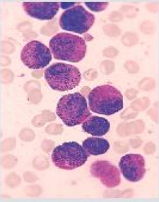
#> input picture original.png, 159 x 202 px
$ python enhance.py
#> lines starting #> are read from the running program, lines starting #| are printed output that depends on the picture; after the words box and inside, x2 and y2 are one past the last pixel; in counts of white or black regions, pixels touching at a corner belong together
#---------IVP MINI PROJECT---------------
#--------- Counting of RBCs Using Circular Hough Transform With Median Filtering------------
#--------- NISHAN JAIN 19EC01046--------------------
#--------- RB SURAJ 19EE01063-----------------------
import numpy as np
import cv2
import matplotlib.pyplot as plt

# read original image
image = cv2.imread("original.png")
#> image is the input picture: shape (202, 159, 3); mean B, G, R 196.8, 179, 218.6

# convert to gray scale image
gray = cv2.cvtColor(image, cv2.COLOR_BGR2GRAY)
cv2.imwrite('gray.png', gray)

# apply median filter for smoothing
blurM = cv2.medianBlur(gray, 5)
cv2.imwrite('blurM.png', blurM)

# apply gaussian filter for smoothing
blurG = cv2.GaussianBlur(gray, (9, 9), 0)
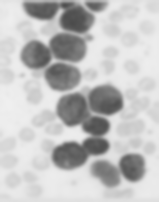
#> blurG: shape (202, 159); min 75, max 239, mean 192.8
cv2.imwrite('blurG.png', blurG)

# histogram equalization
histoNorm = cv2.equalizeHist(gray)
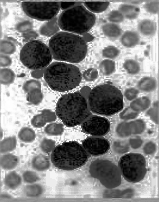
#> histoNorm: shape (202, 159); min 0, max 255, mean 129.9
cv2.imwrite('histoNorm.png', histoNorm)

# create a CLAHE object for
# Contrast Limited Adaptive Histogram Equalization (CLAHE)
clahe = cv2.createCLAHE(clipLimit = 2.0, tileGridSize=(8, 8))
claheNorm = clahe.apply(gray)
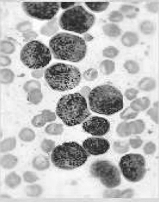
#> claheNorm: shape (202, 159); min 28, max 255, mean 186.2
cv2.imwrite('claheNorm.png', claheNorm)


# contrast stretching
# Function to map each intensity level to output intensity level.
def pixelVal(pix, r1, s1, r2, s2):
	if (0 <= pix and pix <= r1):
		return (s1 / r1) * pix
	elif (r1 < pix and pix <= r2):
		return ((s2 - s1) / (r2 - r1)) * (pix - r1) + s1
	else:
		return ((255 - s2) / (255 - r2)) * (pix - r2) + s2


# Define parameters.

r1 = 70
s1 = 0
r2 = 200
s2 = 255

# Vectorize the function to apply it to each value in the Numpy array.
pixelVal_vec = np.vectorize(pixelVal)

# Apply contrast stretching.
contrast_stretched = pixelVal_vec(gray, r1, s1, r2, s2)
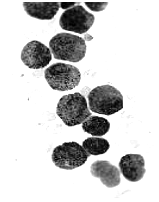
#> contrast_stretched: shape (202, 159) float64; min 0, max 255, mean 207.5
contrast_stretched_blurM = pixelVal_vec(blurM, r1, s1, r2, s2)
contrast_stretched_blurG = pixelVal_vec(blurG, r1, s1, r2, s2)
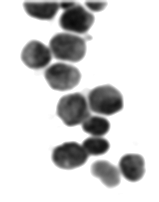
#> contrast_stretched_blurG: shape (202, 159) float64; min 9.81, max 255, mean 209.9
cv2.imwrite('contrast_stretch.png', contrast_stretched)
cv2.imwrite('contrast_stretch_blurM.png',contrast_stretched_blurM)
cv2.imwrite('contrast_stretch_blurG.png',contrast_stretched_blurG)

# edge detection using canny edge detector
edge = cv2.Canny(gray, 100, 200)
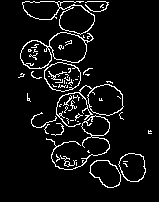
#> edge: shape (202, 159); 6.8% white in thin lines or dots, all inside (x1, y1, x2, y2) = (18, 1, 152, 188)
cv2.imwrite('edge.png', edge)

edgeG = cv2.Canny(blurG, 100, 200)
#> edgeG: shape (202, 159); 3.7% white in thin lines or dots, all inside (x1, y1, x2, y2) = (20, 2, 146, 182)
cv2.imwrite('edgeG.png', edgeG)

edgeM = cv2.Canny(blurM, 100, 200)
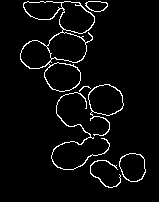
#> edgeM: shape (202, 159); 4.2% white in thin lines or dots, all inside (x1, y1, x2, y2) = (20, 1, 146, 188)
cv2.imwrite('edgeM.png', edgeM)
